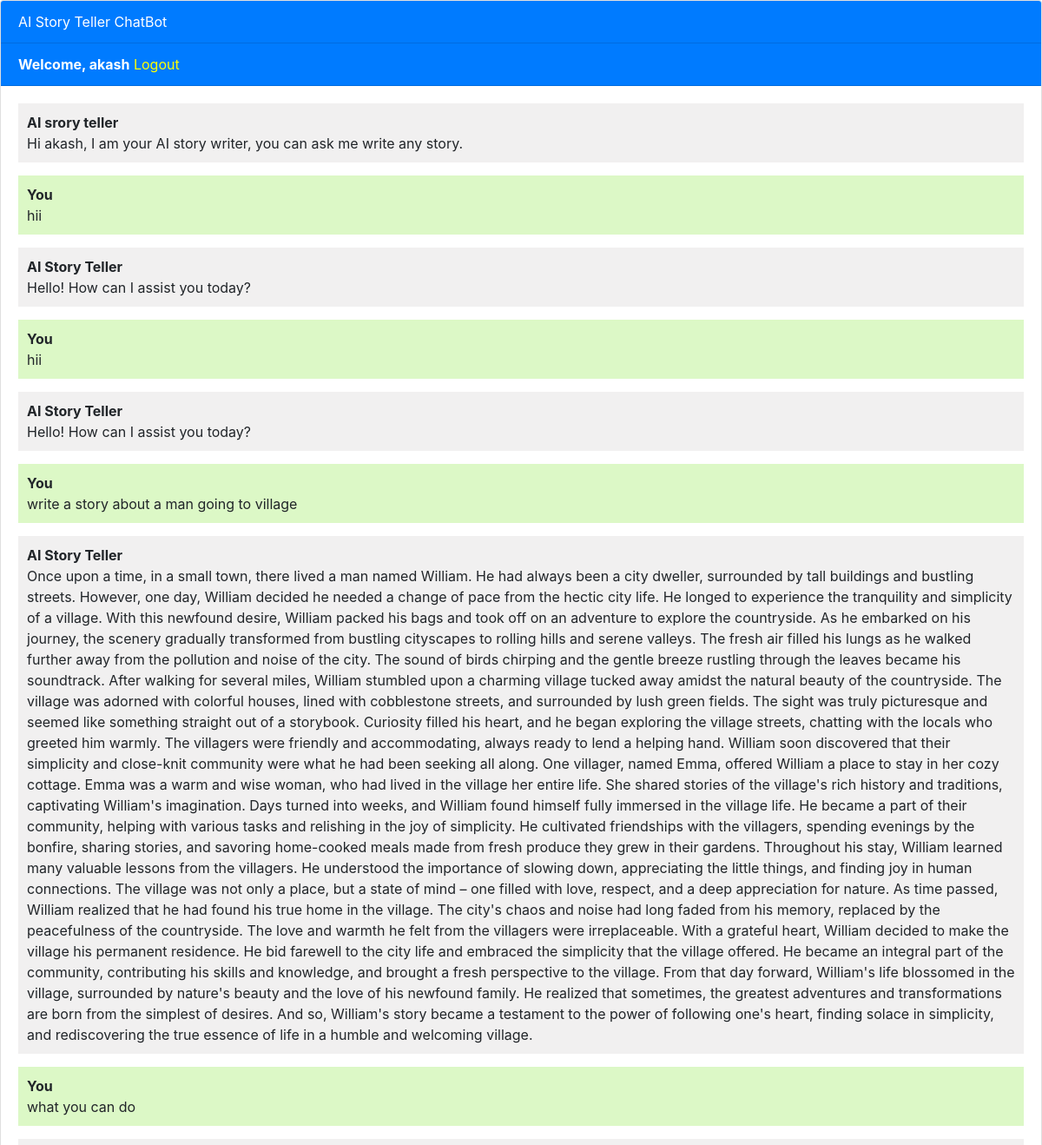
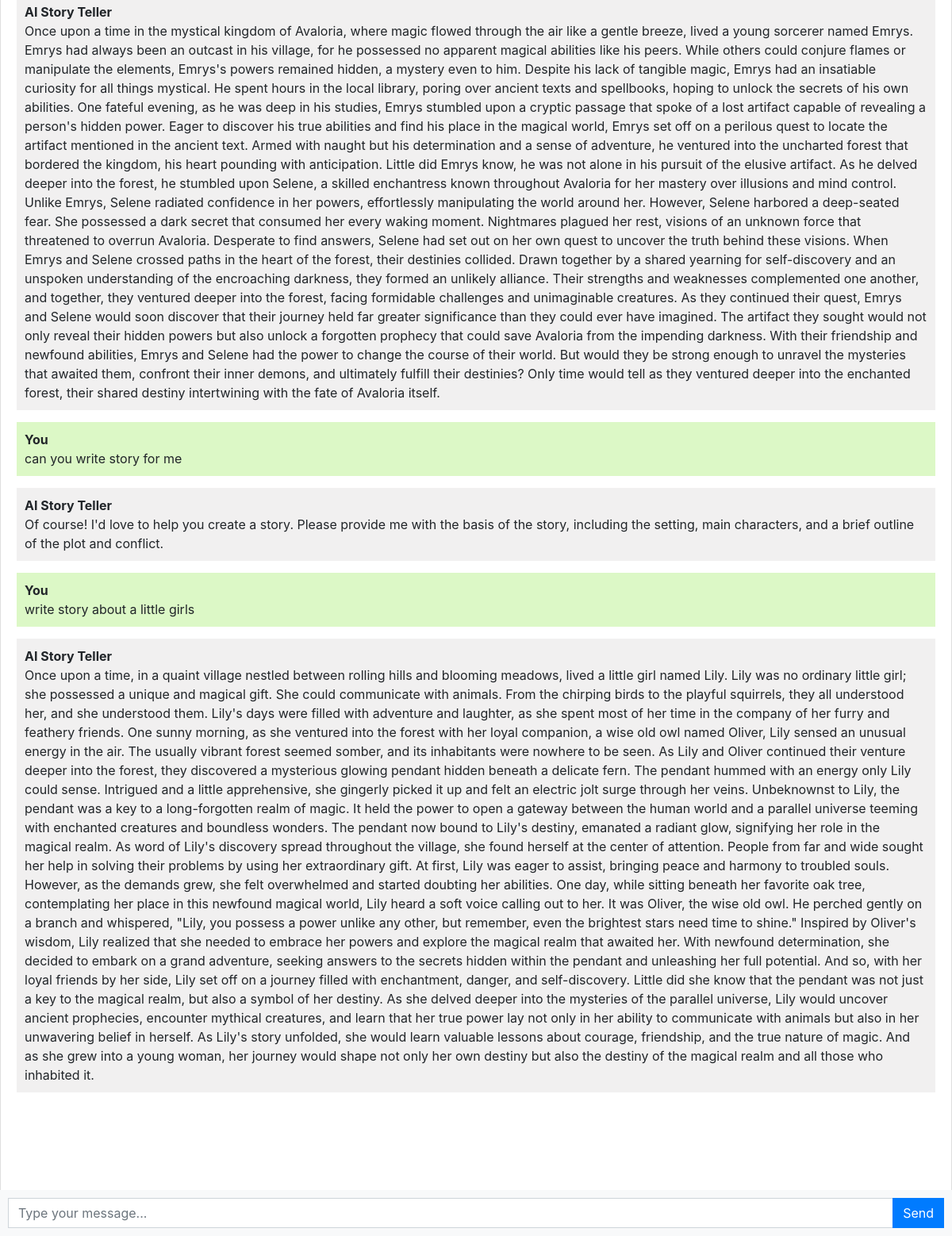
Page /chatbot (signed in) on the committed database (2 pictures, top to bottom).
### chatbot/models.py (models this page shows, shortened)
class Chat(models.Model):
    user = models.ForeignKey(User, on_delete=models.CASCADE, null=True, blank=True)
    message = models.TextField()
    response = models.TextField()
    created_at = models.DateTimeField(auto_now_add=True)

### chatbot/views.py (the view)
# urls.py: path('chatbot', views.chatbot, name='chatbot'),
@login_required
def chatbot(request):
    chats = Chat.objects.filter(user=request.user)
    if request.method == 'POST':
        message = request.POST.get('message')
        response = ask_openai(message)
        chat = Chat(user=request.user, message=message, response=response, created_at=timezone.now())
        chat.save()
        return JsonResponse({'message': message, 'response': response})
    return render(request, 'chatbot.html', {'chats': chats})

### templates/chatbot.html (shortened to what this page needs)
{% extends 'base.html' %}
{% block content %}
<div class="chat-container">
  <div class="card flex-grow-1">
    <div class="card-header bg-primary text-white">AI Story Teller ChatBot</div>
    {% if user.is_authenticated %}
    <div class="card-header bg-primary text-white"><b>Welcome, {{user.username}}</b>   <a style="color: yellow;" href="logout">Logout</a></div>
    {% else %}
    <div class="card-header bg-primary text-white"><a style="color: yellow" href="login">Login</a>   <a style="color: yellow;" href="register">Register</a></div>
    {% endif %}
    <div class="card-body messages-box">
      <ul class="list-unstyled messages-list">
        <li class="message received">
          <div class="message-text">
            <div class="message-sender">
              <b>AI srory teller</b>
            </div>
            <div class="message-content">
              Hi {{user.username}}, I am your AI story writer, you can ask me write any story.
            </div>
          </div>
        </li>
        {% for chat in chats %}
          {% if chat.user == request.user %}
            <li class="message sent">
          <div class="message-text">
            <div class="message-sender">
              <b>You</b>
            </div>
            <div class="message-content">
              {{chat.message}}
            </div>
          </div>
        </li>
        <li class="message received">
          <div class="message-text">
            <div class="message-sender">
              <b>AI Story Teller</b>
            </div>
            <div class="message-content">
              {{chat.response}}
            </div>
          </div>
        </li>
          {% endif %}
        {% endfor %}
      </ul>
    </div>
    <br><br>
    <br><br>
    <br><br>
  </div>
  <form class="message-form">
    <div class="input-group">
      <input type="text" class="form-control message-input" placeholder="Type your message...">
      <div class="input-group-append">
        <button type="submit" class="btn btn-primary btn-send">Send</button>
      </div>
    </div>
  </form>
</div>
{% endblock %}

### templates/base.html (shortened to what this page needs)
<!DOCTYPE html>
<html lang="en">
  <head>
    <link rel="stylesheet" href="https://stackpath.bootstrapcdn.com/bootstrap/4.3.1/css/bootstrap.min.css">
  </head>
  <body>
    {% block content %}{% endblock %}
  </body>
</html>

### templates/chatbot.html (style rules this page uses)
body, html { height: 100%; }
.messages-box { flex: 1; overflow-y: auto; }
.messages-list { padding-left: 0; }
.message { margin-bottom: 15px; list-style: none; }
.message-text { padding: 10px; border-radius: 5px; }
.sent { background-color: #dcf8c6; align-self: flex-end; }
.received { background-color: #f1f0f0; align-self: flex-start; }
.message-form { display: flex; position: fixed; bottom: 0; left: 0; right: 0; padding: 10px; background-color: #f8f9fa; }
.message-input { flex: 1; border-radius: 0; border-right: none; }
.btn-send { border-radius: 0; }
.chat-container { height: 100%; display: flex; flex-direction: column; }

### rows in the picture
Chat: message "hii", response "Hello! How can I assist you today?"
Chat: message "hii", response "Hello! How can I assist you today?"
Chat: message "write a story about a man going to village", response "Once upon a time, in a small town, there lived a man named William. He had always been a city dweller, surrounded by tall buildings and bustling streets. However, one day, William decided he needed a change of pace from the hectic city life. He longed to experience the tranquility and simplicity of a village. With this newfound desire, William packed his bags and took off on an adventure to explore the countryside. As he embarked on his journey, the scenery gradually transformed from bustling cityscapes to rolling hills and serene valleys. The fresh air filled his lungs as he walked further away from the pollution and noise of the city. The sound of birds chirping and the gentle breeze…"
Chat: message "what you can do", response "Once upon a time in the mystical kingdom of Avaloria, where magic flowed through the air like a gentle breeze, lived a young sorcerer named Emrys. Emrys had always been an outcast in his village, for he possessed no apparent magical abilities like his peers. While others could conjure flames or manipulate the elements, Emrys's powers remained hidden, a mystery even to him. Despite his lack of tangible magic, Emrys had an insatiable curiosity for all things mystical. He spent hours in the local library, poring over ancient texts and spellbooks, hoping to unlock the secrets of his own abilities. One fateful evening, as he was deep in his studies, Emrys stumbled upon a cryptic passage that…"
Chat: message "can you write story for me", response "Of course! I'd love to help you create a story. Please provide me with the basis of the story, including the setting, main characters, and a brief outline of the plot and conflict."
Chat: message "write story about a little girls", response "Once upon a time, in a quaint village nestled between rolling hills and blooming meadows, lived a little girl named Lily. Lily was no ordinary little girl; she possessed a unique and magical gift. She could communicate with animals. From the chirping birds to the playful squirrels, they all understood her, and she understood them. Lily's days were filled with adventure and laughter, as she spent most of her time in the company of her furry and feathery friends. One sunny morning, as she ventured into the forest with her loyal companion, a wise old owl named Oliver, Lily sensed an unusual energy in the air. The usually vibrant forest seemed somber, and its inhabitants were nowhere to be…"

### other values in the picture
{{ user.username }} "akash"
